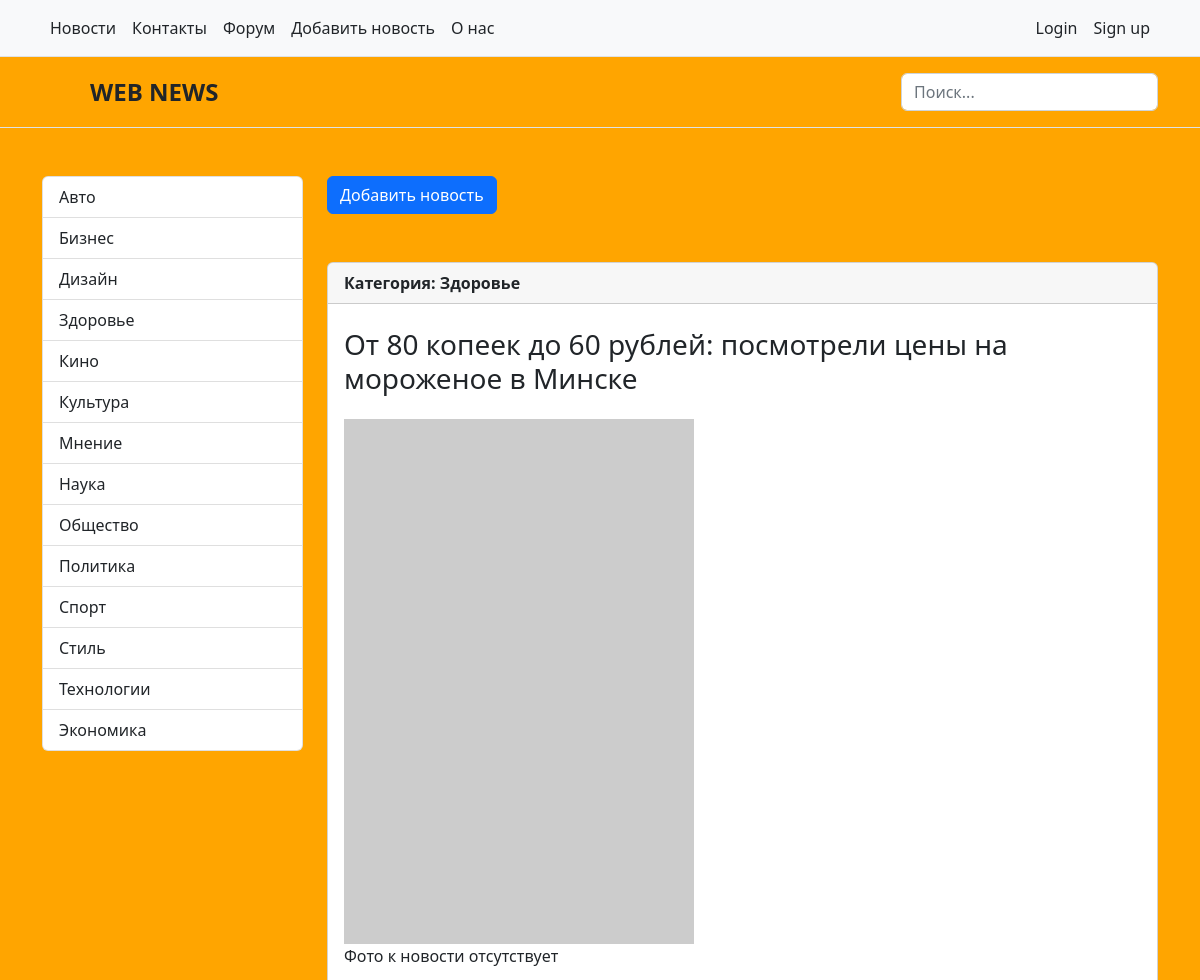
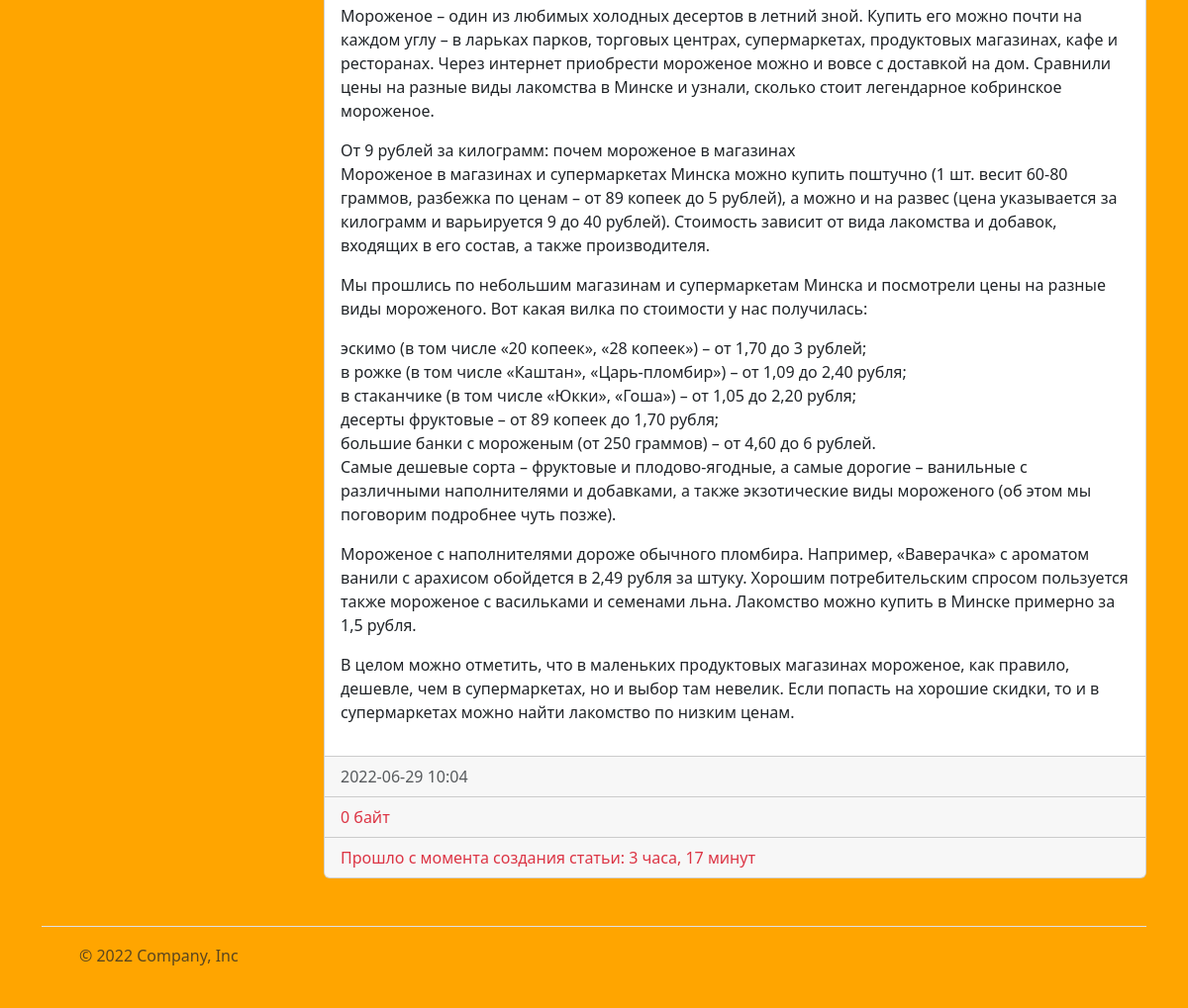
Page /news/17/ on the committed database (2 pictures, top to bottom).
### news/models.py (models this page shows, shortened)
class Category(models.Model):
    title = models.CharField(max_length=150, db_index=True, verbose_name='Наименование категории')
    def get_absolute_url(self):                                     #  монтирует кнопку в админке в "категории" (внутри) "смотреть на сайте"
        return reverse('category', kwargs={'category_id': self.pk})
    def __str__(self):
        return self.title
    class Meta:
        verbose_name = 'Категория'            #   при редактировании новости вверху отображается "изменить НОВОСТЬ"
        verbose_name_plural = 'Категории'
        ordering = ['title']

class News(models.Model):
    title = models.CharField(max_length=150, verbose_name='Наименование')
    content = models.TextField(blank=True, verbose_name='Контент')      #   атрибут "blank=True" -> поле необязательное для заполнения. Атрибут необязательный
    created_at = models.DateTimeField(auto_now_add=True, verbose_name='Дата публикации')   #   атрибут "auto_now_add=True" создает дату и впемя только раз. При обновлении записи, время не поменяется
    update_at = models.DateTimeField(auto_now=True, verbose_name='Обновлено')         #   дата и время обновляются при корректировке новости
    photo = models.ImageField(upload_to='photos/%Y/%m/%d/', verbose_name='Фото', blank=True) #   разбивает загружаемые изображения по папкам и датам (каждый день)
    sign_of_publication = models.BooleanField(default=True, verbose_name='Признак публикации')
    category = models.ForeignKey('Category', on_delete=models.PROTECT, verbose_name='Категория')  #   Новость защищена от удаления
    class Meta:
        verbose_name = 'Новость'            #   при редактировании новости вверху отображается "изменить НОВОСТЬ"
        verbose_name_plural = 'Новости'
        ordering = ['-created_at']

### news/views.py (the view)
# urls.py: path('news/<int:news_id>/', view_news, name='view_news'),
def view_news(request, news_id):
    news_item = get_object_or_404(News, pk=news_id)
    return render(request, 'news/view_news.html', {'news_item': news_item})

### news/templatetags/news_tags.py (called while the page is built)
@register.inclusion_tag('news/list_categories.html')
def show_categories(arg1='Hello', arg2='World'):
    categories = Category.objects.all()
    return {'categories': categories, 'arg1': arg1, 'arg2': arg2}          #   передаем ключ словаря "categories" в шаблон "list_categories"

### news/templates/news/view_news.html (shortened to what this page needs)
<!DOCTYPE html>
{% extends 'base.html' %}
    {% block sidebar %}
        {% include 'inc/_sidebar.html' %}
    {% endblock %}
    {% block content %}
        <div class="col-9">
            <div class="d-grid gap-2 d-md-block">
                <button class="btn btn-primary" type="button">Добавить новость</button>
            </div>
            <br>
            <br>
                <div class="card">
                    <strong class="d-inline-block mb-2 text-dark">
                        <div class="card-header">
                            Категория: {{ news_item.category }}
                        </div>
                    </strong>
                    <div class="card-body">
                        <h3 class="mb-0">{{ news_item.title }}</h3>
                        <br>
                        {% if item.photo %}
                            <img src="{{ news_item.photo.url }}" class="img-fluid" alt="photo">
                        {% else %}
                            <img src="https://picsum.photos/200/300" alt="" width="350">
                            <p>Фото к новости отсутствует</p>
                        {% endif %}
                        <p class="card-text">{{ news_item.content | linebreaks }}</p>
                    </div>
                    <div class="card-footer text-muted">{{ news_item.created_at|date:"Y-m-d H:i" }}</div>
                    <div class="card-footer text-danger">{{ news_item | filesizeformat }}</div>
                    <div class="card-footer text-danger">Прошло с момента создания статьи: {{ news_item.created_at | timesince }}</div>
                </div>
                <br>
        </div>
    {% endblock %}

### news/templates/news/list_categories.html (shortened to what this page needs)
<div class="col-3">
    <div class="list-group">
        {% for elem in categories %}
            <a href="{{ elem.get_absolute_url }}" class="list-group-item list-group-item-action">{{ elem.title }}</a>
        {% endfor %}
    </div>
</div>

### mysite/static/css/style.css (style rules this page uses)
body { background-color: orange; }

### rows in the picture
Category: title "Авто"
Category: title "Бизнес"
Category: title "Дизайн"
Category: title "Здоровье"
Category: title "Кино"
Category: title "Культура"
Category: title "Мнение"
Category: title "Наука"
Category: title "Общество"
Category: title "Политика"
Category: title "Спорт"
Category: title "Стиль"
Category: title "Технологии"
Category: title "Экономика"
News: category "Здоровье", title "От 80 копеек до 60 рублей: посмотрели цены на мороженое в Минске", content "Мороженое – один из любимых холодных десертов в летний зной. Купить его можно почти на каждом углу – в ларьках парков, торговых центрах, супермаркетах, продуктовых магазинах, кафе и ресторанах. Через интернет приобрести мороженое можно и вовсе с доставкой на дом. Сравнили цены на разные виды лакомства в Минске и узнали, сколько стоит легендарное кобринское мороженое. От 9 рублей за килограмм: почем мороженое в магазинах Мороженое в магазинах и супермаркетах Минска можно купить поштучно (1 шт. весит 60-80 граммов, разбежка по ценам – от 89 копеек до 5 рублей), а можно и на развес (цена указывается за килограмм и варьируется 9 до 40 рублей). Стоимость зависит от вида лакомства и добавок,…", created_at "2022-06-29 10:04", created_at "3 часа, 17 минут"

### other values in the picture
{{ news_item | filesizeformat }} "0 байт"
